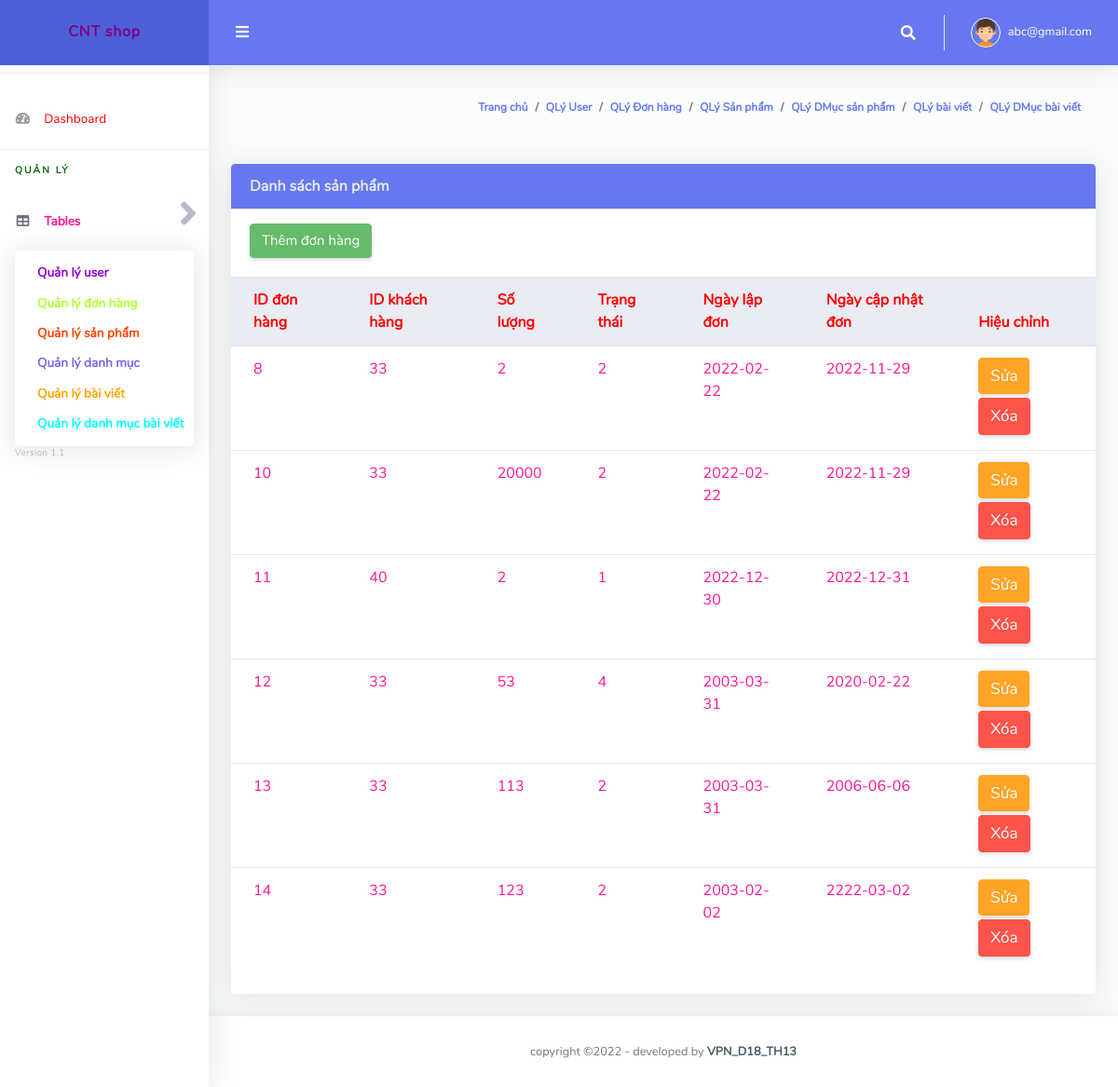
Page /controller/OrderrController.php (signed in) on the committed database.
### tables this page shows
CREATE TABLE `orderr` (
  `orderID` int(250) NOT NULL,
  `amount` varchar(250) NOT NULL,
  `status` varchar(250) NOT NULL,
  `createAt` varchar(250) NOT NULL,
  `updateAt` date NOT NULL,
  `userID` varchar(250) NOT NULL
);

### controller/BaseController.php (called while the page is built, shortened)
<?php
class BaseController {
    public function view($name, $data = []) {
        include_once  "../view/" . $name . ".php";
    }
}

### util/MySQLUtils.php (called while the page is built, shortened)
<?php
class MySQLUtils {
    private $servername;
    private $username;
    private $password;
    private $myDB;
    private static $conn;
    public function __construct() {
        $this->servername = "localhost";
        $this->username = "root";
        $this->password = "";
        $this->myDB = "ltweb";
    }
     private function connectDB() {
        try {
            self::$conn = new PDO("mysql:host=$this->servername;dbname=$this->myDB", $this->username, $this->password);
            self::$conn->setAttribute(PDO::ATTR_ERRMODE, PDO::ERRMODE_EXCEPTION);
            return  self::$conn;
        } catch (PDOException $e) {
            echo "Connection failed: " . $e->getMessage();
        }
    }
    public function disconnect(){
        self::$conn=null;
    }
     public function getAllData($sql) {
        $stmt = self::$conn->prepare($sql);
        $stmt->execute();
        return $stmt->fetchAll(PDO::FETCH_ASSOC);
    }
}

### model/OrderrModel.php (called while the page is built, shortened)
<?php
include_once '../util/MySQLUtils.php';
class OrderrModel {
    public function getAll() {
        $myDB = new MySQLUtils();
        $query = "SELECT orderID, amount, status, createAt,updateAt,userID FROM orderr";
        $data = $myDB->getAllData($query);
        return $data;
    }
}

### view/adminDonhang.php (the view, shortened to what this page needs)
<!DOCTYPE html>
<html lang="en">
    <head>
        <?php
        @include("../layouts/header.php");
        ?>
    </head>
    <body id="page-top">
        <div id="wrapper">
            <?php
            @include("../layouts/sidebar.php");
            ?>
            <div id="content-wrapper" class="d-flex flex-column">
                <div id="content">
                    <?php
                    @include("../layouts/topbar.php");
                    ?>
                    <div class="container-fluid" id="container-wrapper">
                        <div class="d-sm-flex align-items-center justify-content-between mb-4">
                            <ol class="breadcrumb">
                                <li class="breadcrumb-item"><a href="./index.php">Trang chủ</a></li>
                                <li class="breadcrumb-item"><a href="./adminUser.php">QLý User</a></li>
                                <li class="breadcrumb-item"><a href="./adminDonhang.php">QLý Đơn hàng</a></li>
                                <li class="breadcrumb-item"><a href="./adminSanpham.php">QLý Sản phẩm</a></li>
                                <li class="breadcrumb-item"><a href="./adminDanhmuc.php">QLý DMục sản phẩm</a></li>
                                <li class="breadcrumb-item"><a href="./adminBaiviet.php">QLý bài viết</a></li>
                                <li class="breadcrumb-item"><a href="./adminDanhmucbaiviet.php">QLý DMục bài viết</a></li>
                            </ol>
                        </div>
                        <div class="row">
                            <div class="col-lg-12 mb-4">
                                <div class="card">
                                    <div class="card-header  bg-primary">
                                        <strong class="card-title text-light"><?php echo $data["title"] ?></strong>
                                    </div>
                                    <div class="card-header py-3 d-flex flex-row align-items-center justify-content-between">
                                        <a href="../view/themDonhang.php"> <button type="button" class="btn btn-success mb-1" style= "font-size: 15px">Thêm đơn hàng</button></a>
                                    </div>
                                    <div class="table-responsive">
                                        <table class="table align-items-center table-flush">
                                            <thead class="thead-light">
                                                <tr>
                                                    <th style="color:red">ID đơn hàng</th>
                                                    <th style="color:red">ID khách hàng</th>
                                                    <th style="color:red">Số lượng</th>
                                                    <th style="color:red">Trạng thái</th>
                                                    <th style="color:red">Ngày lập đơn</th>
                                                    <th style="color:red">Ngày cập nhật đơn</th>
                                                    <th style="color:red">Hiệu chỉnh</th>
                                                </tr>
                                            </thead>
                                            <tbody>
                                                <?php
                                                for ($i = 0; $i < count($data["orders"]); $i++) {
                                                    echo' <tr>';
                                                    echo' <td style="color:#FF1493">' . $data["orders"][$i]["orderID"] . '</td>';
                                                    echo' <td style="color:#FF1493">' . $data["orders"][$i]["userID"] . '</td>';
                                                    echo' <td style="color:#FF1493">' . $data["orders"][$i]["amount"] . ' </td>';
                                                    echo' <td style="color:#FF1493">' . $data["orders"][$i]["status"] . '</td>';
                                                    echo' <td style="color:#FF1493">' . $data["orders"][$i]["createAt"] . '</td>';
                                                    echo' <td style="color:#FF1493">' . $data["orders"][$i]["updateAt"] . '</td>';
                                                    echo' <td>
                        <a href="../controller/OrderrController.php?action=edit&id=' . $data["orders"][$i]["orderID"] . '" type="button" class="btn btn-warning mb-1" style= "font-size: 17px">Sửa</a>
                         <a href="../controller/OrderrController.php?action=delete&id=' . $data["orders"][$i]["orderID"] . '" type="button" class="btn btn-danger mb-1" style= "font-size: 17px">Xóa</a>
                      </td>';
                                                    echo '</tr>';
                                                }
                                                ?>
                                            </tbody>
                                        </table>
                                    </div>
                                    <div class="card-footer"></div>
                                </div>
                            </div>
                        </div>
                    </div>
                </div>
                <?php
                @include("../layouts/footer.php");
                ?>
            </div>
        </div>
    </body>
</html>

### rows in the picture
orderr: orderID "8", userID "33", amount "2", status "2", createAt "2022-02-22", updateAt "2022-11-29"
orderr: orderID "10", userID "33", amount "20000", status "2", createAt "2022-02-22", updateAt "2022-11-29"
orderr: orderID "11", userID "40", amount "2", status "1", createAt "2022-12-30", updateAt "2022-12-31"
orderr: orderID "12", userID "33", amount "53", status "4", createAt "2003-03-31", updateAt "2020-02-22"
orderr: orderID "13", userID "33", amount "113", status "2", createAt "2003-03-31", updateAt "2006-06-06"
orderr: orderID "14", userID "33", amount "123", status "2", createAt "2003-02-02", updateAt "2222-03-02"

### other values in the picture
$_SESSION["email"] "abc@gmail.com"
$data["title"] "Danh sách sản phẩm"
